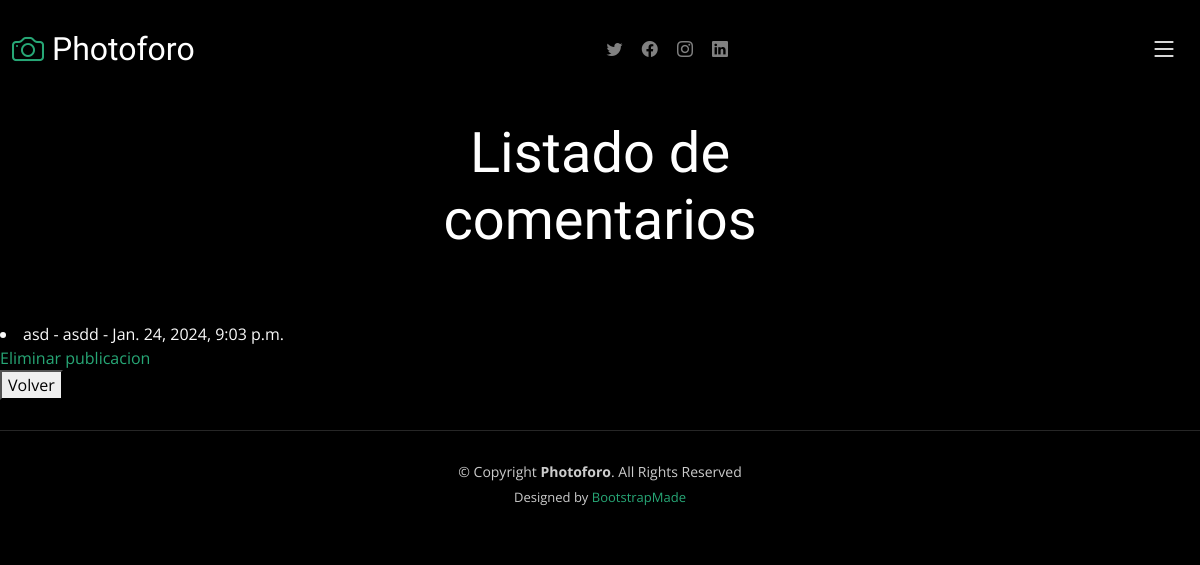
Before: /finalApp/listar-comentarios/ with the older database file.
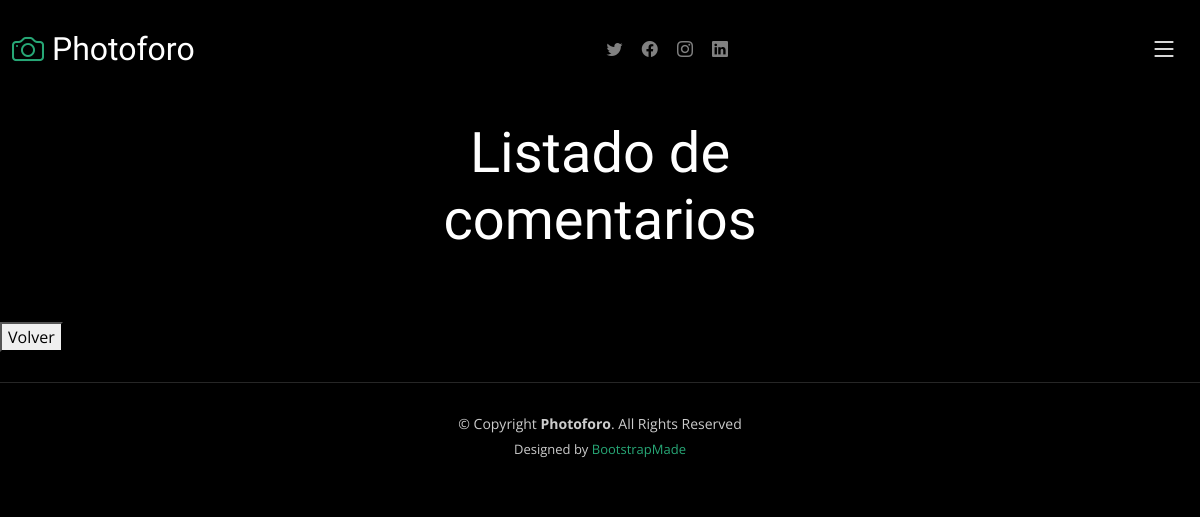
After: the same page with the newer database file.
### finalApp/models.py (models this page shows, shortened)
class Comentario(models.Model):
    asunto = models.CharField(max_length=50)
    texto = models.TextField(max_length=200)
    fecha = models.DateTimeField(auto_now_add=True)

### finalApp/views.py (the view)
# urls.py: path("listar-comentarios/", listarComentarios, name = "listarComentarios"),
def listarComentarios(request):
    comentarios = Comentario.objects.all()
    contexto = {'comentarios': comentarios}
    return render(request, "listadoComentarios.html", contexto)

### finalApp/templates/listadoComentarios.html
{% extends 'gallery-single.html' %}
{% load static %}
{% block contenidoDinamico %}
<div class="page-header d-flex align-items-center">
    <div class="container position-relative">
      <div class="row d-flex justify-content-center">
        <div class="col-lg-6 text-center">
          <h2>Listado de comentarios</h2>
        </div>
      </div>
    </div>
  </div>
    {% for u in comentarios %}
    <li>
    <th> {{u.asunto}} </th> -
    <th> {{u.texto}} </th> -
    <th> {{u.fecha}}</th>
    </li>
    <a href="{% url 'eliminarComentario' u.asunto %}">Eliminar publicacion</a>
    {% endfor %}
{% endblock %}

Changed rows visible on the page:
removed Comentario: asunto "asd", texto "asdd", fecha "Jan. 24, 2024, 9:03 p.m."
